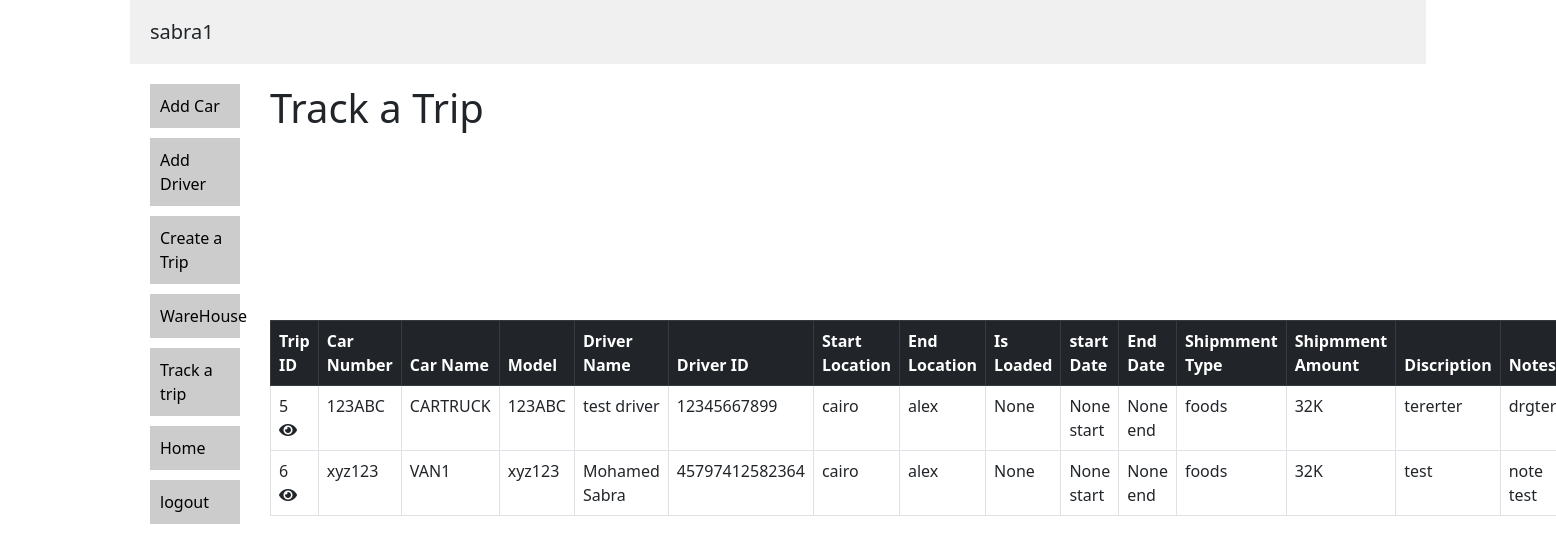
/tripTracker (signed in), run on the app's committed database.
### tables this page shows
CREATE TABLE userPages (
        id INTEGER PRIMARY KEY AUTOINCREMENT,
        userName TEXT NOT NULL,
        urlPage TEXT NOT NULL,
        pageName TEXT NOT NULL
        );

CREATE TABLE Trips (
        id INTEGER PRIMARY KEY AUTOINCREMENT,
        carNumber TEXT NOT NULL,
        carName TEXT NOT NULL,
        carModel TEXT NOT NULL,
        driverName TEXT NOT NULL,
        driverID TEXT NOT NULL,
        startLocation TEXT NOT NULL,
        endLocation TEXT NOT NULL,
        loaded TEXT ,
        starDateTime TEXT ,
        endDateTime TEXT ,
        shipmentType TEXT NOT NULL,
        shipmentAmount TEXT NOT NULL ,
        discription TEXT NOT NULL,
        Notes TEXT ,
        createrDateTime TEXT NOT NULL,
        creater TEXT NOT NULL
        );

### main.py (the view)
@app.route('/tripTracker', methods=['POST','GET'])
def tripTracker():
    if session.get('role') == "user" and request.method == 'GET':
        conn = sqlite3.connect("data.db")
        c = conn.cursor()
        Pages = c.execute("SELECT urlPage ,pageName FROM userPages where userName = ?  ;",([session['username']])).fetchall()
        pageAutherization = c.execute("SELECT urlPage ,pageName FROM userPages where userName = ? and pageName = ? ;",(session['username'],'Track a trip')).fetchall()
        if not pageAutherization:
            flash('requested page not found')
            return redirect('/')
        conn = sqlite3.connect("data.db")
        c = conn.cursor()
        Data = c.execute("""SELECT * FROM Trips """, ).fetchall()
        return render_template("trackTrip.html",name = session['name'] ,Pages =Pages,Data=Data)
    else:
        flash('requested page not found')
        return redirect('/')

### templates/trackTrip.html (shortened to what this page needs)
{% extends 'userHome.html' %}
{% block content %}
<link rel="stylesheet" href="https://unpkg.com/leaflet@1.9.4/dist/leaflet.css"
/>
<h1>Track a Trip</h1>
<div id = "maper">
<div id="map" style="height: 180px;">
</div>
</div>
<table class="table table-bordered">
    <thead class="table-dark">
      <tr>
        <th>Trip ID</th>
        <th> Car Number</th>
        <th>Car Name</th>
        <th>Model</th>
        <th> Driver Name</th>
        <th>Driver ID</th>
        <th>Start Location</th>
        <th>End Location</th>
        <th>Is Loaded</th>
        <th>start Date</th>
        <th>End Date</th>
        <th>Shipmment Type</th>
        <th>Shipmment Amount</th>
        <th>Discription</th>
        <th>Notes</th>
      </tr>
    </thead>
    <tbody>
    {% for data in Data %}
      <tr >
        <td >
            {{data[0]}}
            <a onclick= " mapper(30 , 24+ {{data[0]}});" ><i class="fa fa-eye"></i></a>
        </td>
        <td> {{data[1]}} </td>
        <td> {{data[2]}}  </td>
        <td>{{data[3]}} </td>
        <td> {{data[4]}} </td>
        <td>{{data[5]}}  </td>
        <td>{{data[6]}}  </td>
        <td>{{data[7]}}  </td>
        <td>{{data[8]}}  </td>
        <td>{{data[9]}} start </td>
        <td>{{data[10]}} end </td>
        <td>{{data[11]}}  </td>
        <td>{{data[12]}} </td>
        <td>{{data[13]}} </td>
        <td>{{data[14]}} </td>
      </tr>
      {% endfor %}
    </tbody>
  </table>
{% endblock content %}

### templates/userHome.html (shortened to what this page needs)
<!DOCTYPE html>
<html lang="en">
<head>
<link rel="stylesheet" href="https://cdnjs.cloudflare.com/ajax/libs/font-awesome/4.7.0/css/font-awesome.min.css">
<link rel="stylesheet" href="https://cdnjs.cloudflare.com/ajax/libs/font-awesome/5.15.3/css/all.min.css" />
<link href="https://cdn.jsdelivr.net/npm/bootstrap@5.0.2/dist/css/bootstrap.min.css" rel="stylesheet">
</head>
<body>
  <div class="container">
    <div class="header">
      <h1>{% if name %}
        {{name}}
        {% endif %}
      </h1>
    </div>
    <div class="sidebar">
      <ul>
        {% for page in Pages %}
        <li><a href="{{page[0]}}">{{page[1]}}</a></li>
        {% endfor %}
        <li><a href="/logOut">logout</a></li>
      </ul>
    </div>
    <div class="main">
      {% block content %}{% endblock content %}
    </div>
  </div>
</body>
</html>

### templates/userHome.html (style rules this page uses)
body { font-family: sans-serif; margin: 0; padding: 0; }
.container { width: 100%; max-width: 1200px; margin: 0 auto; }
.header { background-color: #f0f0f0; padding: 20px; }
.header h1 { font-size: 20px; margin: 0; }
.sidebar { width: 130px; float: left; padding: 20px; }
.sidebar ul { list-style-type: none; margin: 0; padding: 0; }
.sidebar li { background-color: #ccc; padding: 10px; margin-bottom: 10px; }
.sidebar li a { color: #000; text-decoration: none; }
.main { margin-left: 120px; padding: 20px; }
table { border-collapse: collapse; width: auto; }
th, td { border: 1px solid black; padding: 8px; text-align: left; }
th { background-color: lightgray; }

### data on the page
userPages: pageName "Add Car"
userPages: pageName "Add Driver"
userPages: pageName "Create a Trip"
userPages: pageName "WareHouse"
userPages: pageName "Track a trip"
userPages: pageName "Home"
Trips: id "5", carNumber "123ABC", carName "CARTRUCK", carModel "123ABC", driverName "test driver", driverID "12345667899", startLocation "cairo", endLocation "alex", data "None", shipmentType "foods", shipmentAmount "32K", discription "tererter", Notes "drgter"
Trips: id "6", carNumber "xyz123", carName "VAN1", carModel "xyz123", driverName "Mohamed Sabra", driverID "45797412582364", startLocation "cairo", endLocation "alex", data "None", shipmentType "foods", shipmentAmount "32K", discription "test", Notes "note test"

### other printed values
{{ name }} "sabra1"
